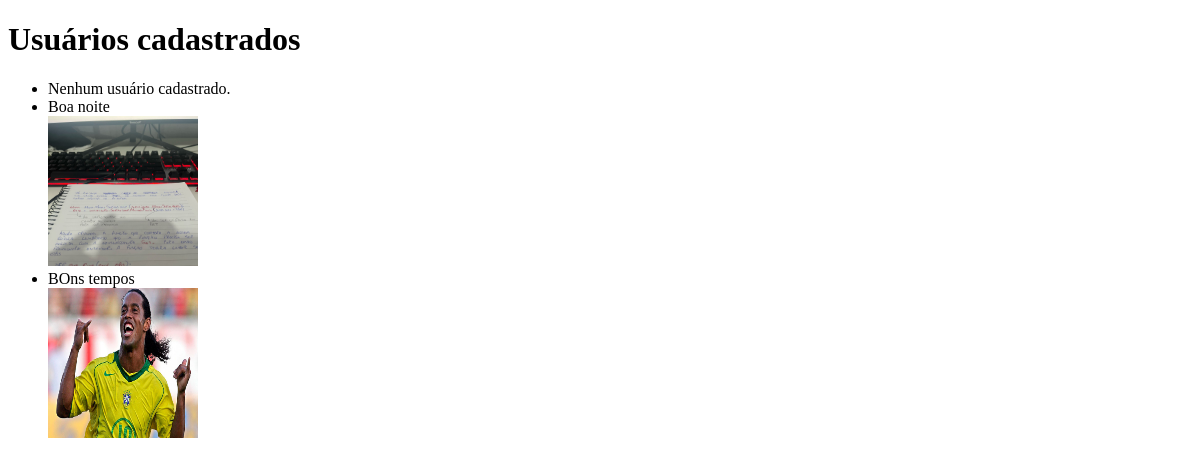
Before: /pagina-inicial/ with the older database file.
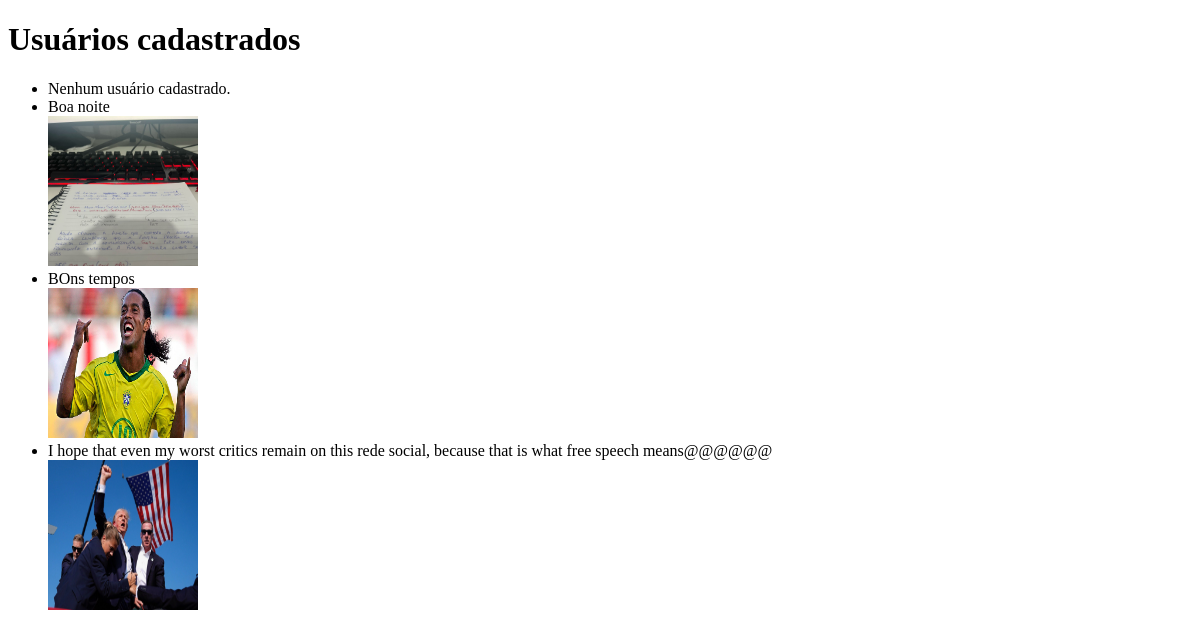
After: the same page with the newer database file.
### Social/models.py (models this page shows, shortened)
class Post(models.Model):
    author= models.ForeignKey(User, on_delete=models.CASCADE, )
    date = models.DateTimeField(auto_now=True, auto_created=True)
    text = models.TextField(max_length=2000)
    photo = models.ImageField(upload_to='media_post', null=True)

### Social/views.py (the view)
# urls.py: path('pagina-inicial/', PostListView.as_view(), name='post-list'),
class PostListView(ListView):
    model = Post
    template_name = 'users_list.html'
    context_object_name = 'posts'

### Social/templates/users_list.html (shortened to what this page needs)
<!DOCTYPE html>
<html lang="pt-br">
<head>
</head>
<body>
    <h1>Usuários cadastrados</h1>
    <ul>
    {% for user in users %}
        <li>{{ user.username }} - {{ post.text }}</li>
        {% with user.profile as profile %}
            {% if profile.photo and profile.photo.name %}
                <img src="{{ profile.photo.url }}" class="img-thumbnail" alt="Foto de Perfil" style="max-width: 200px;">
            {% else %}
                <p>Sem foto de perfil.</p>
            {% endif %}
        {% endwith %}
    {% empty %}
        <li>Nenhum usuário cadastrado.</li>
    {% endfor %}
    {% for post in posts %}
        <li>{{ post.text }} </li>
            {% if post.photo %}
                <img src="{{ post.photo.url }}" alt="Imagem do post" class="img-fluid post-image" width="150" height="150" >
            {% else %}
                <p>Sem foto</p>
            {% endif %}
    {% endfor %}
    </ul>
</body>
</html>

Changed rows visible on the page:
added Post: text "I hope that even my worst critics remain on this rede social, because that is what free speech means@@@@@@", photo (picture)
